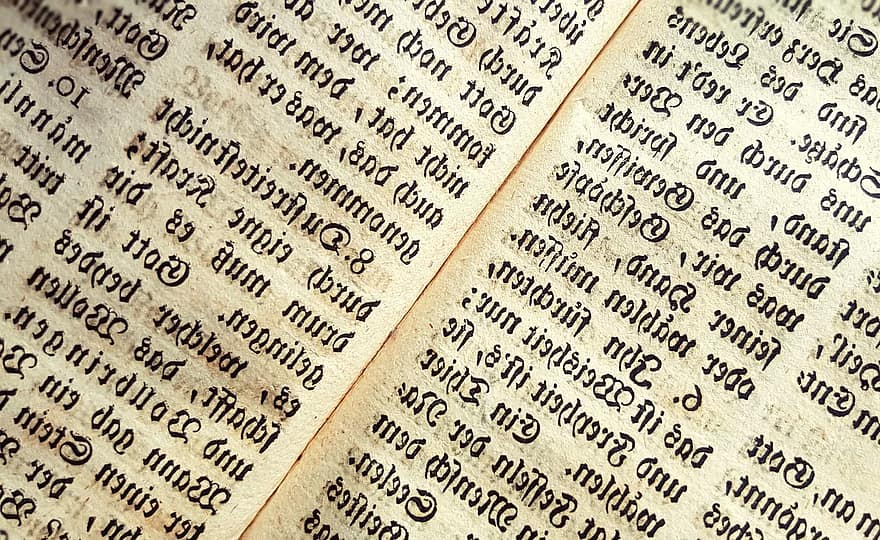
#> input picture old_book.jpg, 880 x 540 px
$ python oldbook_adap_thres.py
#> lines starting #> are read from the running program, lines starting #| are printed output that depends on the picture; after the words box and inside, x2 and y2 are one past the last pixel; in counts of white or black regions, pixels touching at a corner belong together
import cv2
img=cv2.imread("old_book.jpg")
#> img is the input picture: shape (540, 880, 3); mean B, G, R 153.6, 177.8, 186.7
gray = cv2.cvtColor(img, cv2.COLOR_BGR2GRAY)
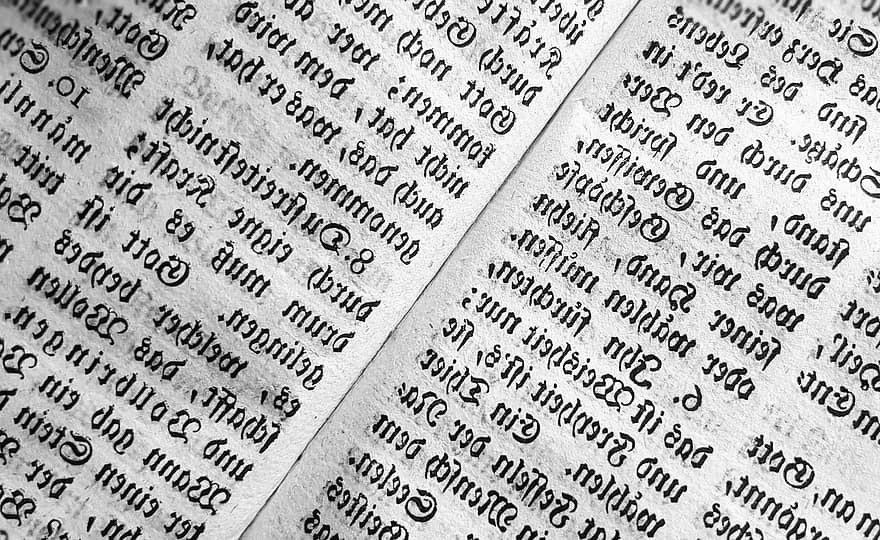
#> gray: shape (540, 880); min 0, max 255, mean 177.7
grayshow=cv2.imshow("GrayImage", gray)
cv2.waitKey(0)
gaussian_blur=cv2.GaussianBlur(gray,(7,7),20)
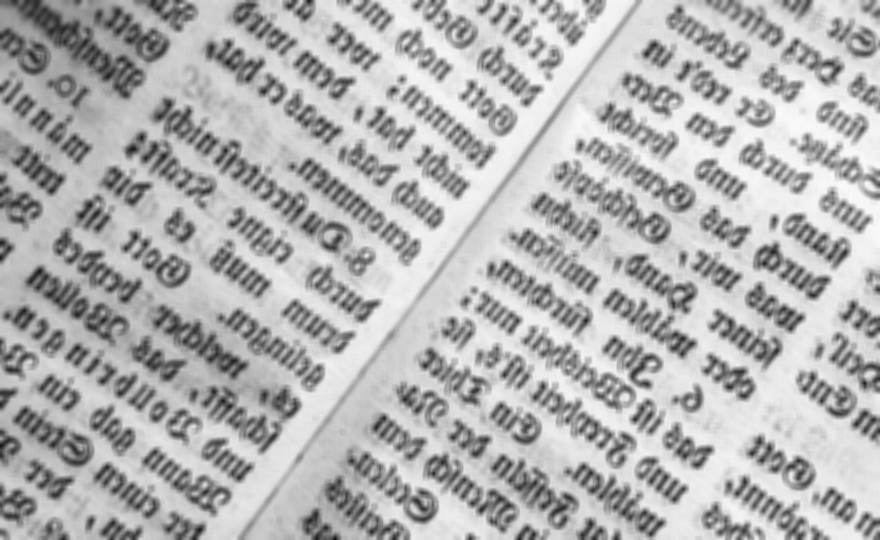
#> gaussian_blur: shape (540, 880); min 20, max 250, mean 177.7
cv2.imshow("GAUSSIAN BLUR",gaussian_blur)
cv2.waitKey(0)
adaptive_thres=cv2.adaptiveThreshold(gaussian_blur, 255, cv2.ADAPTIVE_THRESH_MEAN_C, cv2.THRESH_BINARY_INV, 5, 5)
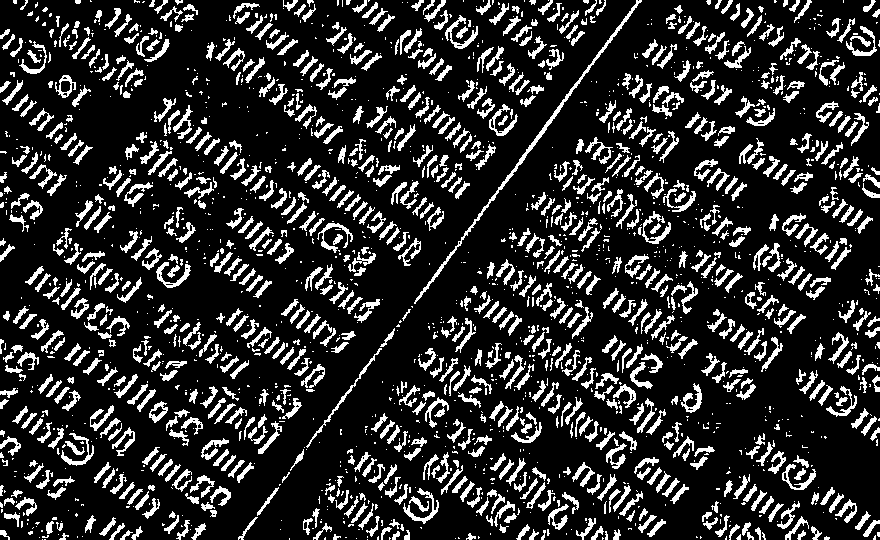
#> adaptive_thres: shape (540, 880); 18.1% white; 2184 white regions (1206 under 20 px), largest, box (x1, y1, x2, y2) and area: (414, 0, 642, 304) 1231, (306, 348, 382, 448) 308, (403, 488, 439, 524) 300
cv2.imshow("ADAPTIVE THRESHOLD",adaptive_thres)
cv2.waitKey(0)
cv2.imwrite("adaptive.jpg",adaptive_thres)

$ run again, with No_plate.jpg copied over old_book.jpg
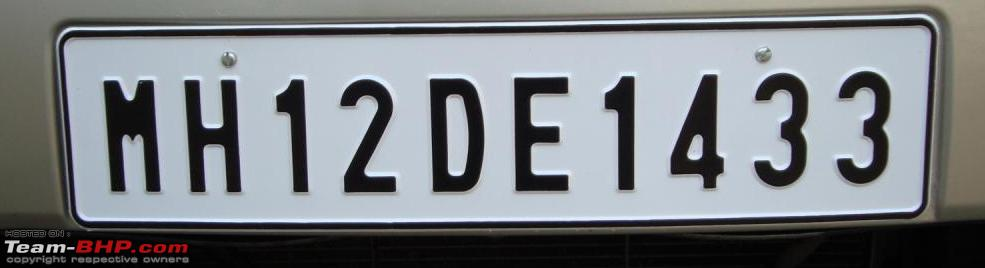
#> input picture No_plate.jpg, 985 x 268 px
#> img is the input picture: shape (268, 985, 3); mean B, G, R 130.2, 126.3, 122.4
#> `gaussian_blur=cv2.GaussianBlur(gray,(7,7),20)`:
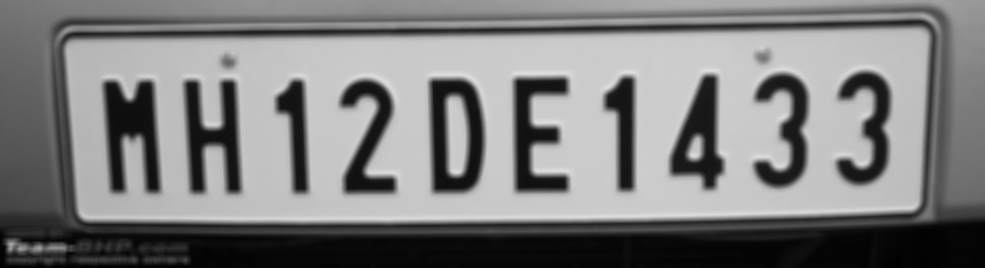
#> gaussian_blur: shape (268, 985); min 1, max 223, mean 125.6
#> `adaptive_thres=cv2.adaptiveThreshold(gaussian_blur, 255, cv2.ADAPTIVE_..`:
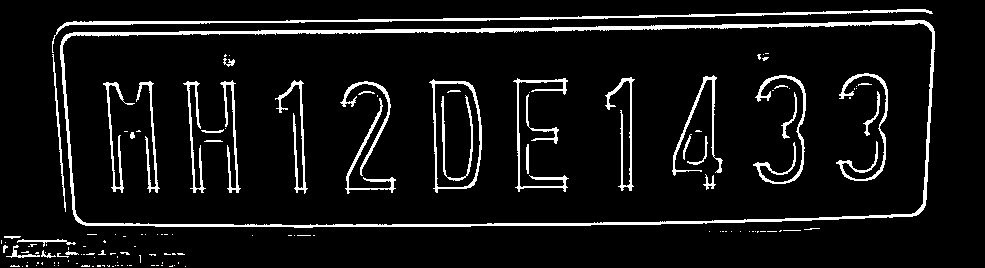
#> adaptive_thres: shape (268, 985); 7.5% white; 144 white regions (105 under 20 px), largest, box (x1, y1, x2, y2) and area: (60, 20, 935, 228) 6789, (52, 9, 933, 53) 2318, (753, 75, 806, 184) 830
